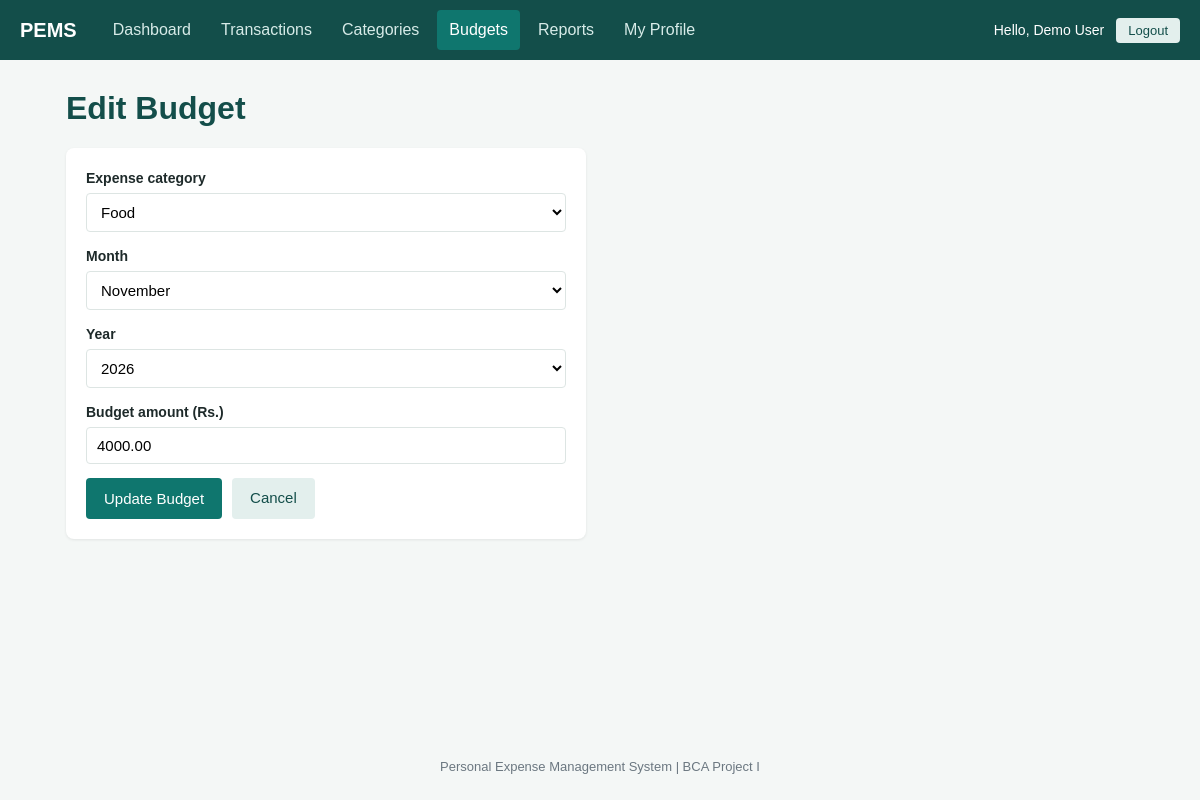
Page /budgets/edit.php?id=1 (signed in) on the committed database.
### tables this page shows
CREATE TABLE IF NOT EXISTS budgets (
    budget_id      INT UNSIGNED NOT NULL AUTO_INCREMENT,
    user_id        INT UNSIGNED NOT NULL,
    category_id    INT UNSIGNED NOT NULL,
    budget_amount  DECIMAL(12,2) NOT NULL,
    `month`        TINYINT UNSIGNED NOT NULL,        
    `year`         SMALLINT UNSIGNED NOT NULL,       
    PRIMARY KEY (budget_id),
    UNIQUE KEY uq_budget_period (user_id, category_id, `month`, `year`),   
    KEY idx_budget_category (category_id),
    CONSTRAINT chk_budget_amount CHECK (budget_amount > 0),
    CONSTRAINT chk_budget_month  CHECK (`month` BETWEEN 1 AND 12),
    CONSTRAINT fk_budget_user
        FOREIGN KEY (user_id) REFERENCES users (user_id)
        ON DELETE CASCADE,
    CONSTRAINT fk_budget_category
        FOREIGN KEY (category_id) REFERENCES categories (category_id)
        ON DELETE RESTRICT
);

CREATE TABLE IF NOT EXISTS categories (
    category_id    INT UNSIGNED NOT NULL AUTO_INCREMENT,
    user_id        INT UNSIGNED NOT NULL,
    category_name  VARCHAR(50) NOT NULL,
    category_type  ENUM('income','expense') NOT NULL DEFAULT 'expense',
    status         ENUM('active','inactive') NOT NULL DEFAULT 'active',
    PRIMARY KEY (category_id),
    UNIQUE KEY uq_category_per_user (user_id, category_name, category_type),
    CONSTRAINT fk_categories_user
        FOREIGN KEY (user_id) REFERENCES users (user_id)
        ON DELETE CASCADE                           
);

### includes/functions.php (called while the page is built, shortened)
<?php
function get_text(string $key): string
{
    return (isset($_GET[$key]) && is_string($_GET[$key])) ? trim($_GET[$key]) : '';
}
function read_id($value): int
{
    $id = filter_var($value, FILTER_VALIDATE_INT);
    return ($id !== false && $id > 0) ? $id : 0;
}
function month_name(int $month): string
{
    $names = [1 => 'January', 2 => 'February', 3 => 'March', 4 => 'April', 5 => 'May', 6 => 'June',
              7 => 'July', 8 => 'August', 9 => 'September', 10 => 'October', 11 => 'November', 12 => 'December'];
    return $names[$month] ?? '';
}
function e($value): string
{
    return htmlspecialchars((string) $value, ENT_QUOTES, 'UTF-8');
}
function current_user_id(): int
{
    return (int) ($_SESSION['user_id'] ?? 0);
}

### includes/budget_functions.php (called while the page is built, shortened)
<?php
function get_user_budget(PDO $pdo, int $budgetId, int $userId)
{
    $stmt = $pdo->prepare(
        'SELECT b.budget_id, b.category_id, b.budget_amount, b.`month` AS month, b.`year` AS year, c.category_name
         FROM budgets b
         JOIN categories c ON c.category_id = b.category_id
         WHERE b.budget_id = ? AND b.user_id = ?'
    );
    $stmt->execute([$budgetId, $userId]);
    return $stmt->fetch();
}
function get_budget_categories(PDO $pdo, int $userId, int $keepCategoryId = 0): array
{
    $stmt = $pdo->prepare(
        "SELECT category_id, category_name
         FROM categories
         WHERE user_id = ? AND category_type = 'expense' AND (status = 'active' OR category_id = ?)
         ORDER BY category_name"
    );
    $stmt->execute([$userId, $keepCategoryId]);
    return $stmt->fetchAll();
}

### includes/budget_form.php (the view, shortened to what this page needs)
<?php
$currentYear = (int) date('Y');
$yearFrom    = min($currentYear - 1, (int) $values['year']);
$yearTo      = max($currentYear + 2, (int) $values['year']);
?>
<div class="card form-card">
    <form method="post" action="">
        <div class="form-group">
            <label for="category_id">Expense category</label>
            <select id="category_id" name="category_id" required>
                <?php foreach ($categories as $c): ?>
                    <option value="<?php echo (int) $c['category_id']; ?>" <?php echo (int) $values['category_id'] === (int) $c['category_id'] ? 'selected' : ''; ?>>
                        <?php echo e($c['category_name']); ?>
                    </option>
                <?php endforeach; ?>
            </select>
        </div>
        <div class="form-group">
            <label for="month">Month</label>
            <select id="month" name="month" required>
                <?php for ($m = 1; $m <= 12; $m++): ?>
                    <option value="<?php echo $m; ?>" <?php echo (int) $values['month'] === $m ? 'selected' : ''; ?>><?php echo e(month_name($m)); ?></option>
                <?php endfor; ?>
            </select>
        </div>
        <div class="form-group">
            <label for="year">Year</label>
            <select id="year" name="year" required>
                <?php for ($y = $yearFrom; $y <= $yearTo; $y++): ?>
                    <option value="<?php echo $y; ?>" <?php echo (int) $values['year'] === $y ? 'selected' : ''; ?>><?php echo $y; ?></option>
                <?php endfor; ?>
            </select>
        </div>
        <div class="form-group">
            <label for="budget_amount">Budget amount (Rs.)</label>
            <input type="number" id="budget_amount" name="budget_amount" value="<?php echo e($values['budget_amount']); ?>"
                   step="0.01" min="0.01" max="9999999999.99" required>
        </div>
        <div class="form-actions">
            <button type="submit" class="btn btn-primary"><?php echo e($submitLabel); ?></button>
            <a class="btn btn-light" href="<?php echo BASE_URL; ?>/budgets/index.php?month=<?php echo (int) $values['month']; ?>&amp;year=<?php echo (int) $values['year']; ?>">Cancel</a>
        </div>
    </form>
</div>

### assets/css/style.css (style rules this page uses)
:root { --primary: #0f766e; --primary-dark: #134e4a; --bg: #f4f7f6; --card: #ffffff; --text: #1e2a2a; --muted: #6b7780; --border: #dde5e3; --danger: #b4543a; --success: #2f7d4f; --income: #2f7d4f; --expense: #b4543a; }
* { box-sizing: border-box; }
body { margin: 0; min-height: 100vh; display: flex; flex-direction: column; font-family: Arial, Helvetica, sans-serif; background: var(--bg); color: var(--text); line-height: 1.5; }
a { color: var(--primary); }
.card { background: var(--card); border-radius: 8px; padding: 20px; margin-bottom: 16px; box-shadow: 0 1px 3px rgba(0, 0, 0, 0.08); }
.form-group { margin-bottom: 14px; }
label { display: block; font-weight: bold; margin-bottom: 4px; font-size: 14px; }
input[type="text"], input[type="email"], input[type="password"], input[type="number"], input[type="date"], select, textarea { width: 100%; padding: 9px 10px; border: 1px solid var(--border); border-radius: 4px; font-size: 15px; background: #fff; }
.btn { display: inline-block; padding: 9px 18px; border: none; border-radius: 4px; font-size: 15px; cursor: pointer; text-decoration: none; }
.btn-primary { background: var(--primary); color: #fff; }
.btn-light { background: #e3efed; color: var(--primary-dark); }
.form-card { max-width: 520px; }
.form-actions { display: flex; gap: 10px; margin-top: 8px; }

### rows in the picture
budgets: category_id "Food", year "2026", budget_amount "4000.00"

### other values in the picture
$_SESSION['full_name'] "Demo User"
$submitLabel "Update Budget"
form field month "November"
